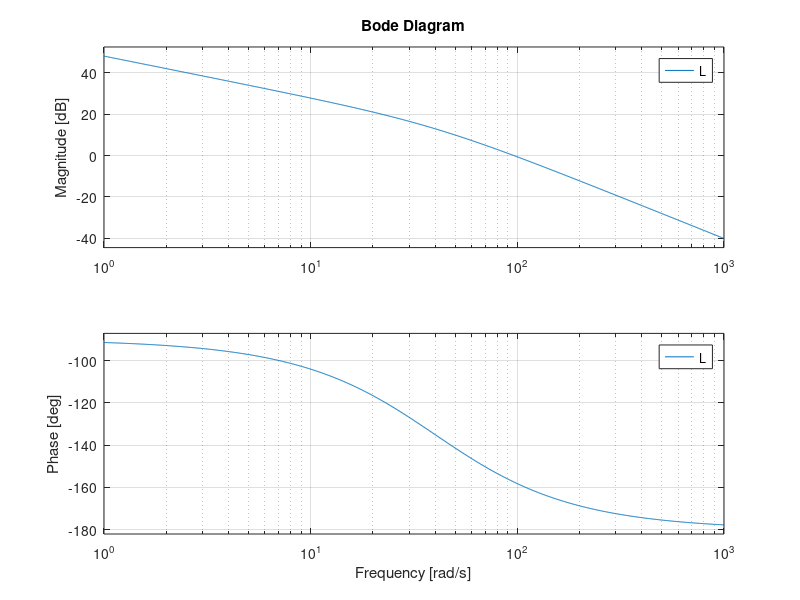
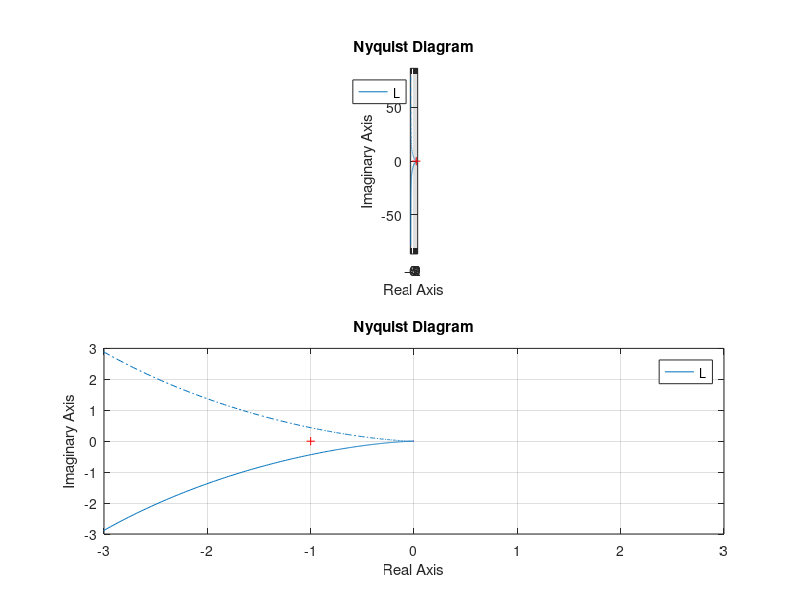
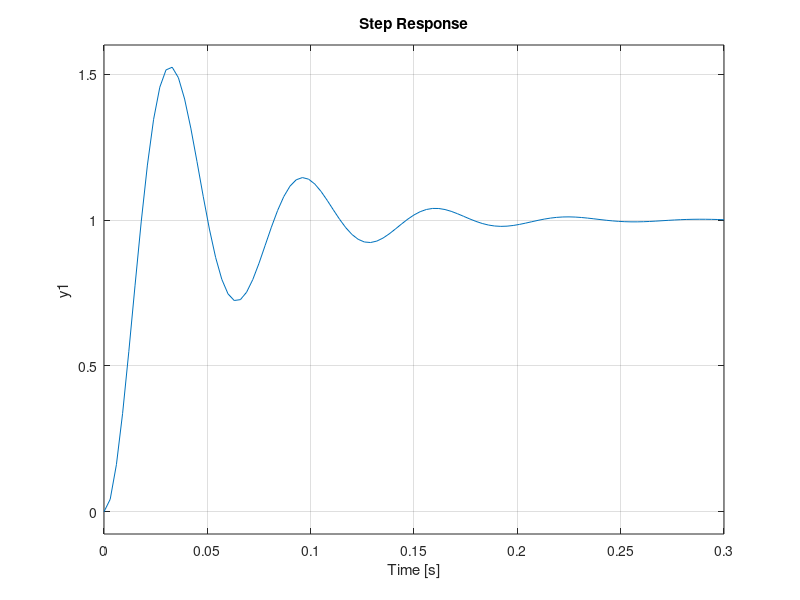

Recreate these plots in MATLAB, in order.
clc;
clear all; close all;

P = tf([100],[1 0])     % 100/s
C = tf([100],[1 40])    % 100/(s+40)

%% Prob 3a. Bode Plot
disp('>> Prob 3a. Bode Plot of the Loop Transfer Function');

L = P*C

figure(1)
bode(L); grid on;

disp(repmat('=',1,80));

%% Prob 3b. Gain and Phase Margins
disp('>> Prob 3b. G.M. & P.M.');

[GM, PM] = margin(L)

disp(repmat('=',1,80));

%% Prob 3c. Nyquist Plot
disp('>> Prob 3c. Nyquist Plot');

figure(2)
set(gcf, 'position', [0, 0, 560, 900])
subplot(2,1,1)
nyquist(L); grid on; axis equal;
subplot(2,1,2)
nyquist(L); grid on; axis([-3 3 -3 3]);

disp(repmat('=',1,80));

%% Prob 3d. Closed-loop System
disp('>> Prob 3d. Closed-loop System');

T = L/(1+L)

figure(3)
step(T); grid on;

disp(repmat('=',1,80));